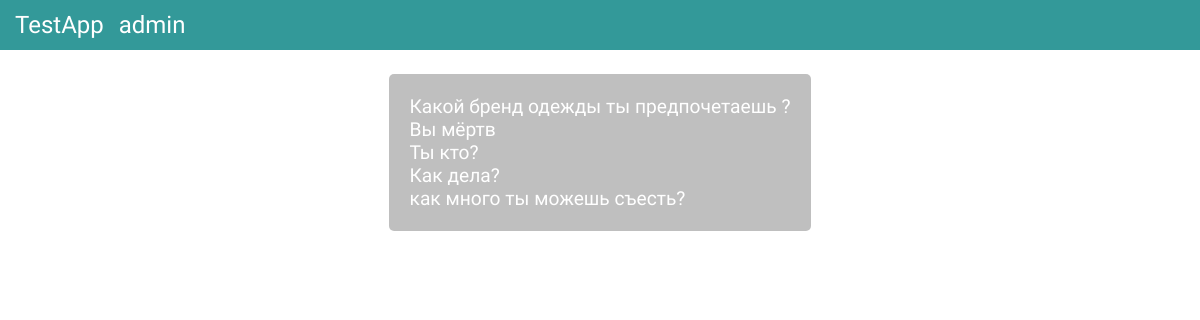
The page / on the database its author committed.
### great/models.py (models this page shows, shortened)
class Question(models.Model):
    question_text = models.CharField(max_length=200)
    pub_date = models.DateTimeField('date published')
    def was_published_recently(self):
        now = timezone.now()
        return now - datetime.timedelta(days=1) <= self.pub_date <= now
    was_published_recently.admin_order_field = 'pub_date'
    was_published_recently.boolean = True # выводить визуально на моменте просмотров всех вопросов
    was_published_recently.short_description = 'Было опубликованно недавно?' # заголовок во время просмотров всех вопросов

### great/views.py (the view)
# urls.py: path('', views.IndexView.as_view(), name='index'),
class IndexView(generic.ListView):#generic class заготовок
    template_name = 'great/index.html'
    context_object_name = 'latest_question_list'
    def get_queryset(self):
        return Question.objects.filter(
        pub_date__lte=timezone.now()
        ).order_by('-pub_date')[:5]

### great/templates/great/index.html (shortened to what this page needs)
<!DOCTYPE html>
<html lang="en">
<head>
    {% load static %}
    <link rel="stylesheet" type="text/css" href="{% static 'great/index.css' %}">
</head>
<body>
    <header>
        <div><a href="/great">TestApp</a></div>
        <div><a href="/admin">admin</a></div>
    </header>
    <div class="wrapper">
        <div class="list">
            {% if latest_question_list %}
                <ul>
                    {% for question in latest_question_list %}
                    <li>
                        <a href="{% url 'great:detail' question.id %}">{{ question.question_text }}</a>
                    </li>
                    {% endfor %}
                </ul>
            {% else %}
                <p>No great are available.</p>
            {% endif %}
        </div>
    </div>
</body>
</html>

### great/static/great/index.css (style rules this page uses)
* { box-sizing: border-box; padding: 0; margin: 0; }
body { background-image: url(https://media.giphy.com/media/3og0IIB0CrEPomHBYs/giphy.gif); background-size: cover; background-repeat: no-repeat; }
.wrapper { font-family: 'Montserrat', sans-serif; display: flex; flex-direction: column; justify-content: center; align-items: center; padding-top: 2%; color: white; }
li a { text-decoration: none; color: white; font-size: 1.2em; }
.list { border: transparent 1px solid; border-radius: 5px; background-color: rgba(128, 128, 128, 0.5); padding: 20px; }
li { list-style-type: none; }
header { display: flex; flex-direction: row; justify-content: start; align-items: center; font-family: 'Montserrat', sans-serif; color: white; height: 50px; width: 100vw; background-color: rgba(0, 128, 128, 0.8); font-size: 1.5em; }
header div { padding-left: 15px; }
header a { color: white; text-decoration: none; }

### rows shown on the page
Question: question_text "Какой бренд одежды ты предпочетаешь ?"
Question: question_text "Вы мёртв"
Question: question_text "Ты кто?"
Question: question_text "Как дела?"
Question: question_text "как много ты можешь съесть?"
